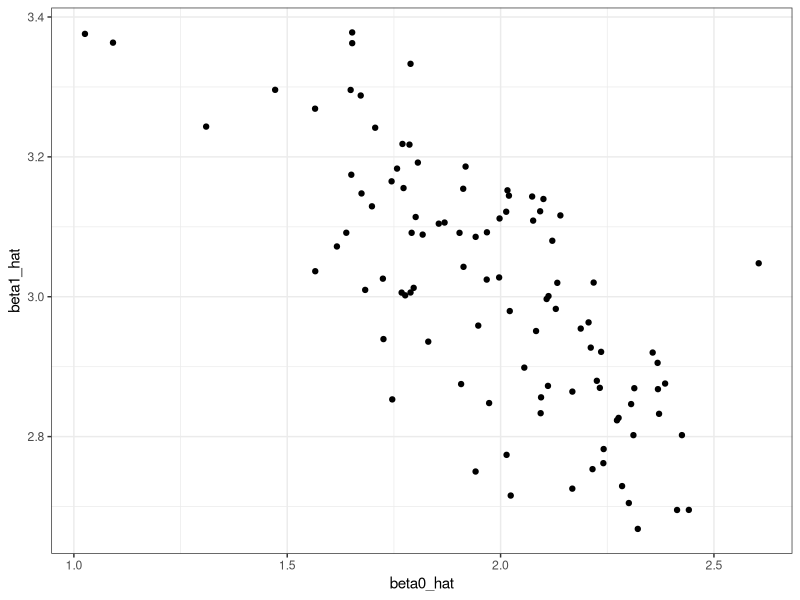
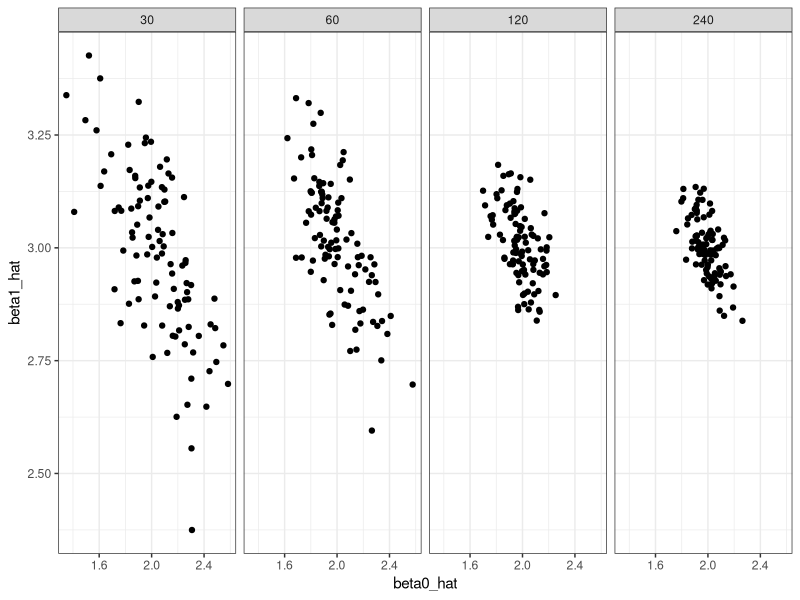

Recreate these plots in R, in order.
## ---- chunk 1
knitr::opts_chunk$set(
  collapse = TRUE,
  fig.width = 6,
  fig.asp = .6,
  out.width = "90%"
)

library(tidyverse)

theme_set(theme_bw() + theme(legend.position = "bottom"))
## ---- chunk 2
set.seed(1)
## ---- chunk 3
sim_regression = function(n, beta0 = 2, beta1 = 3) {
  
  sim_data = tibble(
    x = rnorm(n, mean = 1, sd = 1),
    y = beta0 + beta1 * x + rnorm(n, 0, 1)
  )
  
  ls_fit = lm(y ~ x, data = sim_data)
  
  tibble(
    beta0_hat = coef(ls_fit)[1],
    beta1_hat = coef(ls_fit)[2]
  )
}
## ---- chunk 4
sim_regression(n = 30, beta0 = 2, beta1 = 3)
## ---- chunk 5
output = vector("list", length = 100)

for (i in 1:100) {
  output[[i]] = sim_regression(n = 30, beta0 = 2, beta1 = 3)
}

results = output %>% 
  bind_rows
## ---- chunk 6
results %>% 
  summarize(mean_b0 = mean(beta0_hat),
            mean_b1 = mean(beta1_hat))

results %>% 
  ggplot(aes(x = beta0_hat, y = beta1_hat)) +
  geom_point()
## ---- chunk 7
results = rerun(1000, sim_regression(30, 2, 3)) %>% 
  bind_rows()
## ---- chunk 8
n_list = list("n_30"  = 30, 
              "n_60"  = 60, 
              "n_120" = 120, 
              "n_240" = 240)
output = vector("list", length = 4)

for (i in 1:4) {
  output[[i]] = rerun(100, sim_regression(n = n_list[[i]], 2, 3)) %>% 
    bind_rows
}
## ---- chunk 9
simulate_n_regressions = function(n_runs = 100, n, beta0 = 2, beta1 = 3) {
  
  rerun(n_runs, sim_regression(n, beta0, beta1)) %>% 
    bind_rows()
  
}

simulate_n_regressions(100, 30, 2, 3)
simulate_n_regressions(150, 30, 20, -3)
## ---- chunk 10
map(n_list, ~simulate_n_regressions(n_runs = 100, n = .x, beta0 = 2, beta1 = 3))
## ---- chunk 11
sim_results = 
  tibble(sample_size = c(30, 60, 120, 240)) %>% 
  mutate(estimate_dfs = map(.x = sample_size, ~simulate_n_regressions(n = .x))) %>% 
  unnest
## ---- chunk 12
sim_results %>% 
  group_by(sample_size) %>% 
  summarize(emp_var_b1 = var(beta1_hat))
## ---- chunk 13
sim_results %>% 
  ggplot(aes(x = beta0_hat, y = beta1_hat)) + 
  geom_point() +
  facet_grid(~sample_size)
